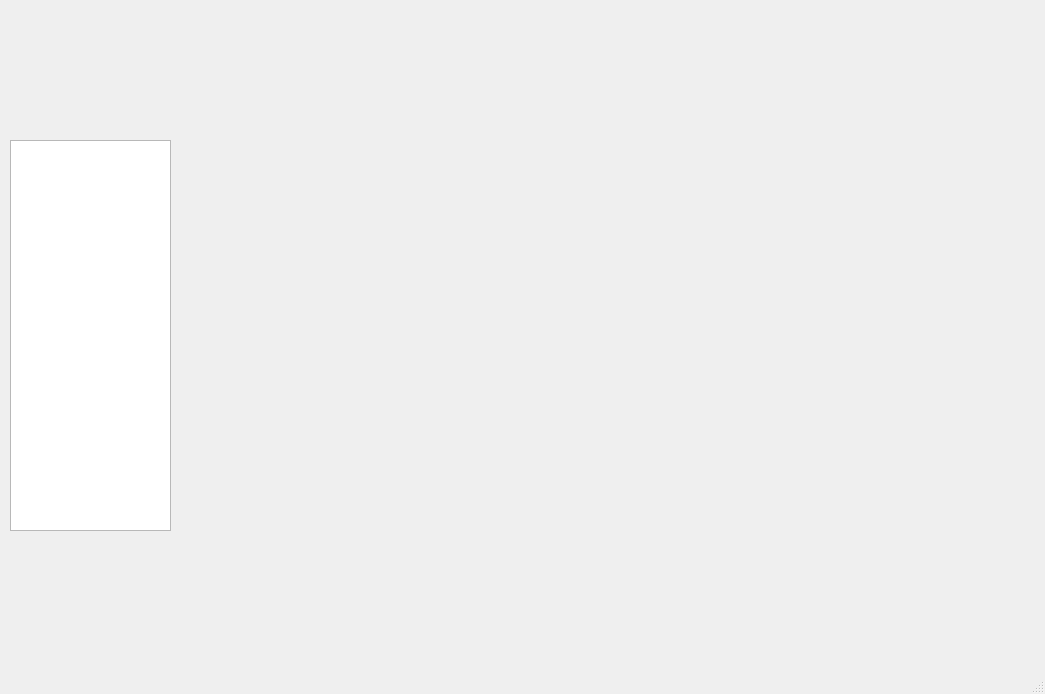
<?xml version="1.0" encoding="UTF-8"?>
<ui version="4.0">
 <class>EasyQC</class>
 <widget class="QMainWindow" name="EasyQC">
  <property name="geometry">
   <rect>
    <x>0</x>
    <y>0</y>
    <width>1045</width>
    <height>694</height>
   </rect>
  </property>
  <property name="windowTitle">
   <string>MainWindow</string>
  </property>
  <widget class="QWidget" name="centralwidget">
   <widget class="GraphicsLayoutWidget" name="GraphicsLayoutWidget_atlas" native="true">
    <property name="geometry">
     <rect>
      <x>210</x>
      <y>80</y>
      <width>811</width>
      <height>551</height>
     </rect>
    </property>
   </widget>
   <widget class="QListView" name="listView_coordinates">
    <property name="geometry">
     <rect>
      <x>10</x>
      <y>140</y>
      <width>161</width>
      <height>391</height>
     </rect>
    </property>
   </widget>
  </widget>
  <widget class="QMenuBar" name="menubar">
   <property name="geometry">
    <rect>
     <x>0</x>
     <y>0</y>
     <width>1045</width>
     <height>22</height>
    </rect>
   </property>
  </widget>
  <widget class="QStatusBar" name="statusbar"/>
 </widget>
 <customwidgets>
  <customwidget>
   <class>GraphicsLayoutWidget</class>
   <extends>QWidget</extends>
   <header>pyqtgraph</header>
   <container>1</container>
  </customwidget>
 </customwidgets>
 <resources/>
 <connections/>
</ui>
